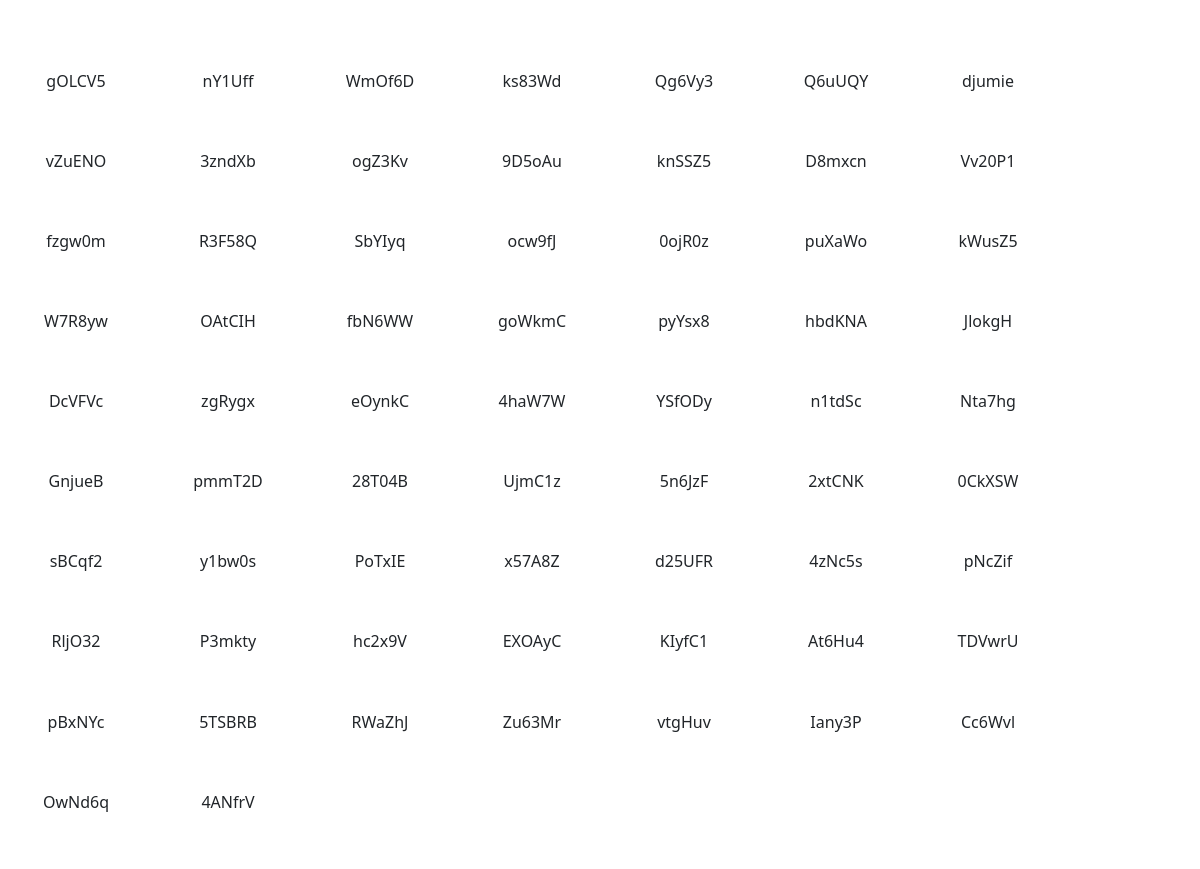
The app's page /stickers/ (signed in), older data.
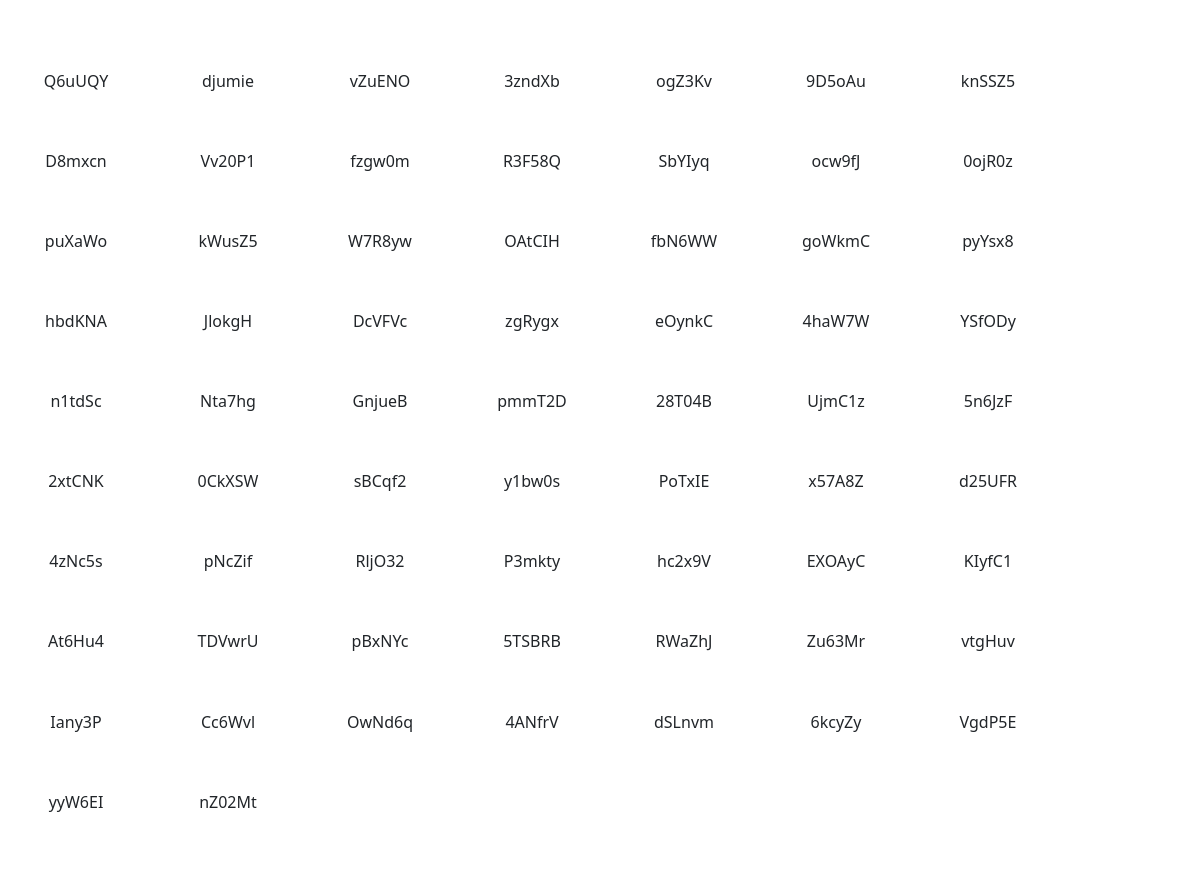
The same page, newer data.
### listings/models.py (models this page shows, shortened)
class UniqueReference(models.Model):
    repairstore = models.ForeignKey(RepairStore, on_delete=models.CASCADE)
    value = models.CharField(max_length=6, unique=True)
    is_used = models.BooleanField(default=False)

### listings/views.py (the view)
# urls.py: path('stickers/', stickers, name='stickers'),
@login_required
@require_http_methods(['GET'])
def stickers(request):
    try:
        repairstore = RepairStore.objects.get(user=request.user)
        stickers = UniqueReference.objects.filter(repairstore=repairstore, is_used=False)
        template = 'stickers.html'
        context = {
            'stickers': stickers,
        }
        return render(request, template, context)
    except RepairStore.DoesNotExist:
        return render(request, 'error_page.html', {'error_message': 'User has no associated RepairStore'})

### listings/templates/stickers.html (shortened to what this page needs)
{% load l10n %}
<!DOCTYPE html>
<html lang="en">
<head>
    <link href="https://cdn.jsdelivr.net/npm/bootstrap@5.2.3/dist/css/bootstrap.min.css" rel="stylesheet">
    <link rel="stylesheet" href="https://cdnjs.cloudflare.com/ajax/libs/paper-css/0.3.0/paper.css">
</head>
<body class="A4">
    <section class="sheet m-0" style="padding-top: 10.7mm; padding-bottom: 10.7mm;">
        <div class="container-fluid p-0 m-0">
            <div class="row p-0 m-0">
                <div class="col-12 p-0 m-0 mx-auto">
                    {% for sticker in stickers %}
                    <div class="card p-0 mx-1 border-0" style="float: left; width: 38.1mm; height: 21.2mm; padding: 3mm;">
                        <span class="text-center my-auto">{{ sticker.value }}</span>
                    </div>
                    {% endfor %}
                </div>
            </div>
        </div>
    </section>
</body>
</html>

Row changes from the older to the newer data that the page shows:
no longer on this page (row edited): UniqueReference: value "gOLCV5"
no longer on this page (row edited): UniqueReference: value "nY1Uff"
no longer on this page (row edited): UniqueReference: value "WmOf6D"
no longer on this page (row edited): UniqueReference: value "ks83Wd"
no longer on this page (row edited): UniqueReference: value "Qg6Vy3"
added UniqueReference: value "dSLnvm"
added UniqueReference: value "6kcyZy"
added UniqueReference: value "VgdP5E"
added UniqueReference: value "yyW6EI"
added UniqueReference: value "nZ02Mt"
